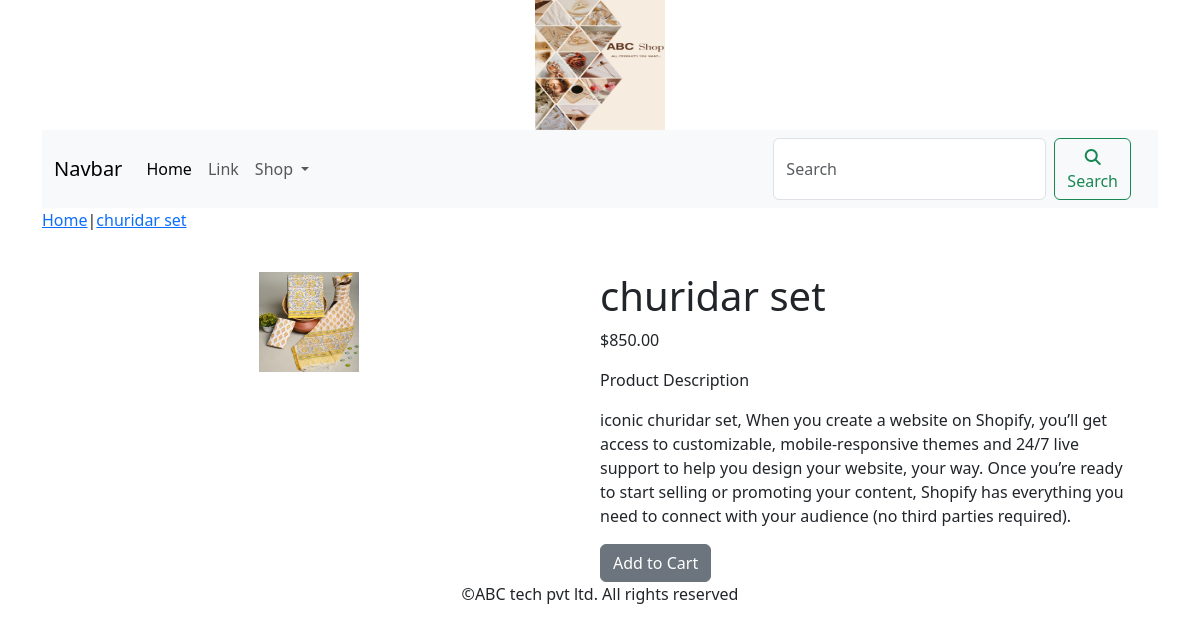
Page /clothes/churidar-set/ on the committed database.
### shop/models.py (models this page shows, shortened)
class Product(models.Model):
    name=models.CharField(max_length=250,unique=True)
    slug=models.SlugField(max_length=250,unique=True)
    description=models.TextField(blank=True)
    price=models.DecimalField(max_digits=10,decimal_places=2)
    category=models.ForeignKey(Category,on_delete=models.CASCADE)
    image=models.ImageField(upload_to='product',blank=True)
    stock=models.IntegerField()
    available=models.BooleanField(default=True)
    created=models.DateTimeField(auto_now_add=True)
    updated=models.DateTimeField(auto_now=True)
    class Meta:
        ordering=('name',)
        verbose_name='product'
        verbose_name_plural='products'

### shop/views.py (the view)
# urls.py: path('<slug:c_slug>/<slug:product_slug>/',views.proDetail,name='prodCatdetail'),
def proDetail(request,c_slug,product_slug):
    try:
        product=Product.objects.get (category__slug=c_slug,slug=product_slug)
    except Exception as e:
        raise e
    return render(request,'product.html',{'product':product})

### cart/context_processors.py (called while the page is built)
def counter(request):
    item_count=0
    if 'admin' in request.path:
        return {}
    else:
        try:
            cart=Cart.objects.filter(cart_id=_cart_id(request))
            cart_items=CartItem.objects.all().filter(cart=cart[:1])
            for cart_item in cart_items:
                item_count += cart_item.quantity
        except Cart.DoesNotExist:
            item_count =0
    return dict(item_count=item_count)

### cart/views.py (called while the page is built)
def _cart_id(request):
    cart=request.session.session_key
    if not cart:
        cart=request.session.create()
    return cart

### shop/context_processors.py (called while the page is built)
def menu_links(request):
    links=Category.objects.all()
    return dict(links=links)

### shop/models.py (called while the page is built)
    def get_url(self):
        return reverse ('shop:products_by_category',args=[self.slug])

### template/product.html (shortened to what this page needs)
{% extends 'base.html' %}
{% load static %}
{% block content %}
<div class="row my_prod_row_class">
    <div class="mx_auto">
        <p><a href="{% url 'shop:allProdCat' %}">Home</a>|<a href="{{product.category.get_url}}">{{product.name}}</a></p>
    </div>
<div class="container"></div>
    <br>
    <div class="row">
        <div class="col-12 col-sm-12 col-md-12 col-lg-6 text-center">
            <div style="min-width:18rem">
                <img src="{{product.image.url}}" alt="{{product.name}}" style="width:100px;height:100px;">
            </div>
        </div>
            <div class="col-12 col-sm-12 col-md-12 col-lg-6">
                <div>
                <h1 class="my_prod_title">{{product.name}}</h1>
                <p>${{product.price}}</p>
                <p class="my_title">Product Description</p>
                <p class="text-justify my_prod_text">{{product.description}}</p>
                {% if product.stock <= 0 %}
                <p class="text-justify my_prod_text"><b>Out of Stock</b></p>
                {% else %}
                <a class="btn btn-secondary" href="{% url 'cart:add_cart' product.id %}">Add to Cart</a>
                {% endif %}
            </div>
        </div>
        </div>
    </div>
</div>
{% endblock %}

### rows in the picture
Product: name "churidar set", image (picture), price "850.00", description "iconic churidar set, When you create a website on Shopify, you’ll get access to customizable, mobile-responsive themes and 24/7 live support to help you design your website, your way. Once you’re ready to start selling or promoting your content, Shopify has everything you need to connect with your audience (no third parties required)."
